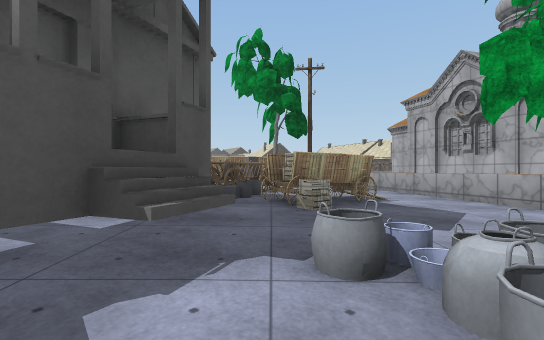
View 1 (above)

15 first-person views from a walk through a Unity game level. The camera is 1.2 m above the floor, looks level and sees 85° across. The floor is counted in squares, 2 m on a side. Each view is taken from the middle of a square. On the plan, view 1 faces up. The plan holds only what a view shows up to about 9 squares ahead; the rest is blank. The place goes on beyond the plan. The player is left out. Some surface patterns are stand-ins.

View 2
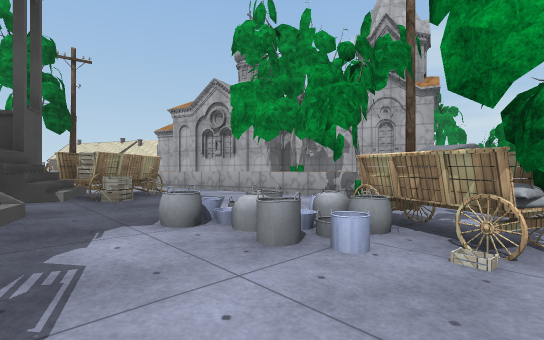

View 3
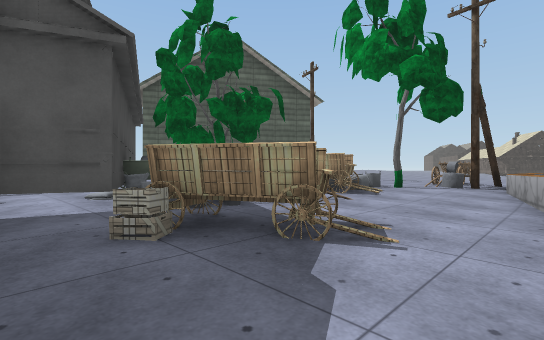

View 4
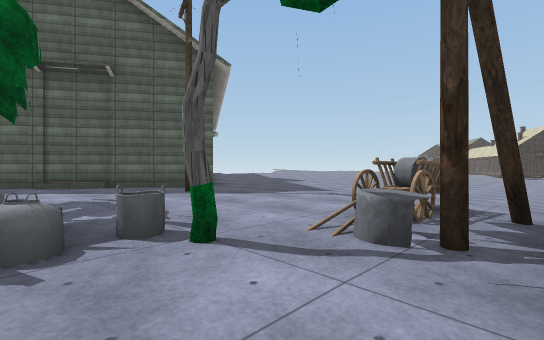

View 5
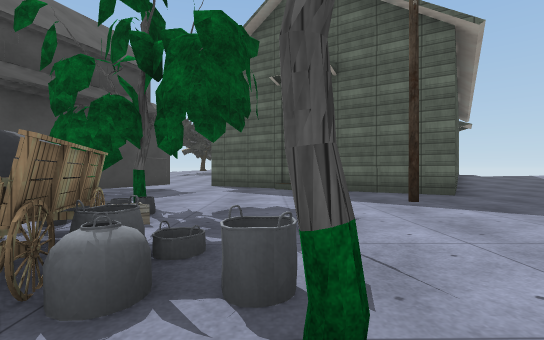

View 6
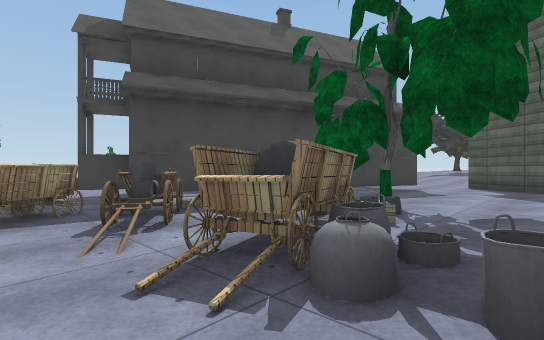

View 7
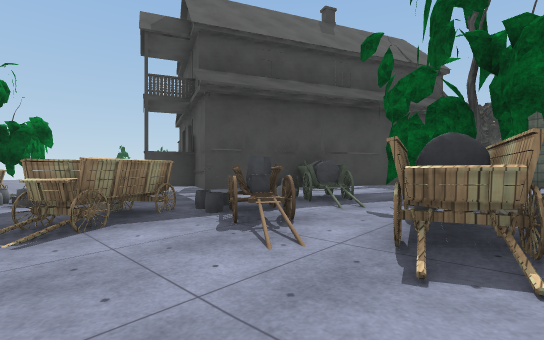

View 8
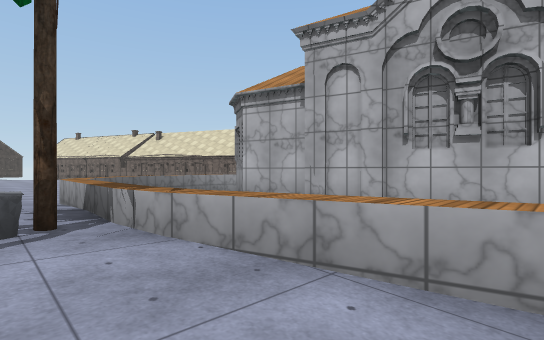

View 9
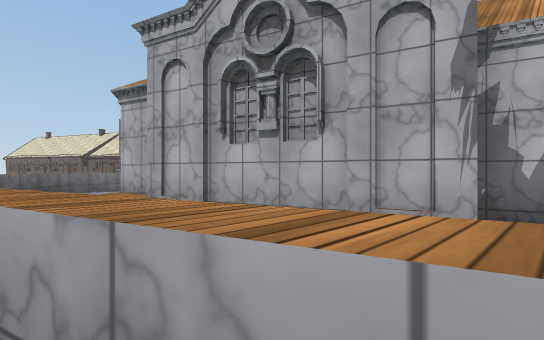

View 10
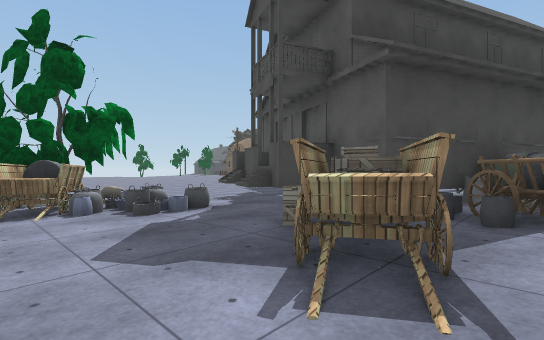

View 11
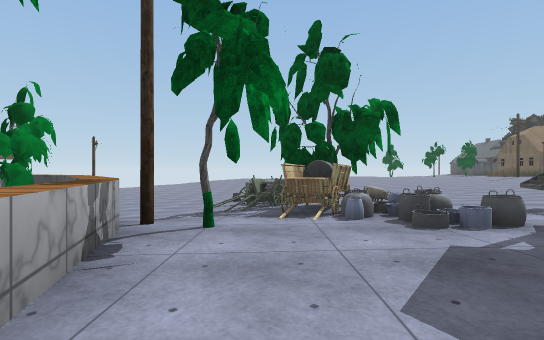

View 12
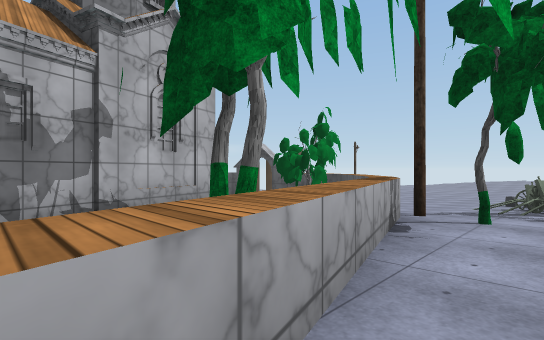

View 13
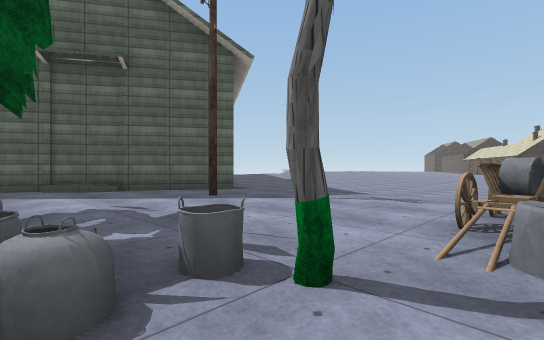

View 14
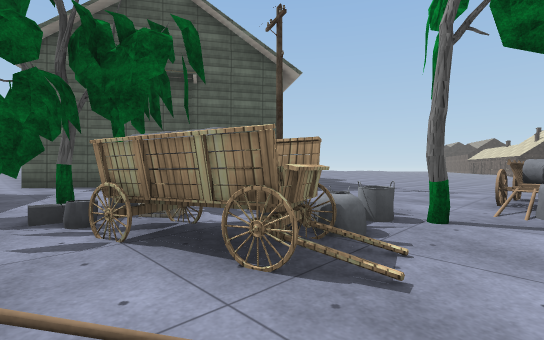

View 15
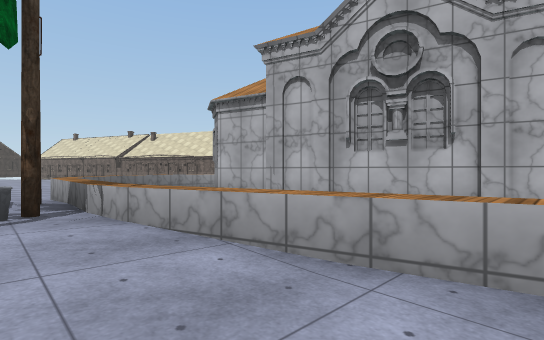

### Floor plan
Key: @ floor where view 1 was taken; # wall or solid block; . main floor; - floor 0.25 m lower than the main floor; _ floor 0.5 m lower than the main floor; < floor 0.75 m lower than the main floor; ( floor 1 m lower than the main floor; ! floor 1.25 m lower than the main floor; ? floor 1.5 m lower than the main floor; / step, stairs or slope; = window, fence, low wall or low ledge; ^ raised ledge; O other object.
Columns run from 9 left of view 1 to 9 right of it. Each row starts with its distance up from view 1.
 16   .....-- /_^#
 15   #......./^
 14   ##.......^   #
 13   ##.#....O^  -#
 12  ##.......O^  .#
 11  #/.......O^   #
 10 ##.......#.-^  #
  9 #.......O/--^  #
  8 #....# OOO--^  #
  7  ....##.OO--^_ #
  6  ######OOO--_^
  5      ###OOO/_=#
  4        ##OO-_=#####
  3        ##--___=   #
  2         ^_O__#^   #
  1         ^_OOO_^<
  0       ##_@OO<//^##
 -1        ___##///(##
 -2       <<< O O(/!
 -3       <<     O!!?
 -4       <(     !!??

Where each view was taken, in squares from view 1:
view 1: 0 up, 0 right, facing up
view 2: 1 down, 1 left, facing up-right
view 3: 3 up, 3 right, facing up-left
view 4: 9 up, 2 right, facing up-left
view 5: 10 up, 1 right, facing left
view 6: 10 up, 1 right, facing down-left
view 7: 9 up, 2 right, facing down-left
view 8: 8 up, 1 right, facing up-right
view 9: 6 up, 3 right, facing up-right
view 10: 6 up, 3 right, facing down-left
view 11: 5 up, 3 right, facing down
view 12: 6 up, 3 right, facing down-right
view 13: 9 up, 1 right, facing up-left
view 14: 7 up, 1 right, facing up-left
view 15: 7 up, 1 right, facing up-right
